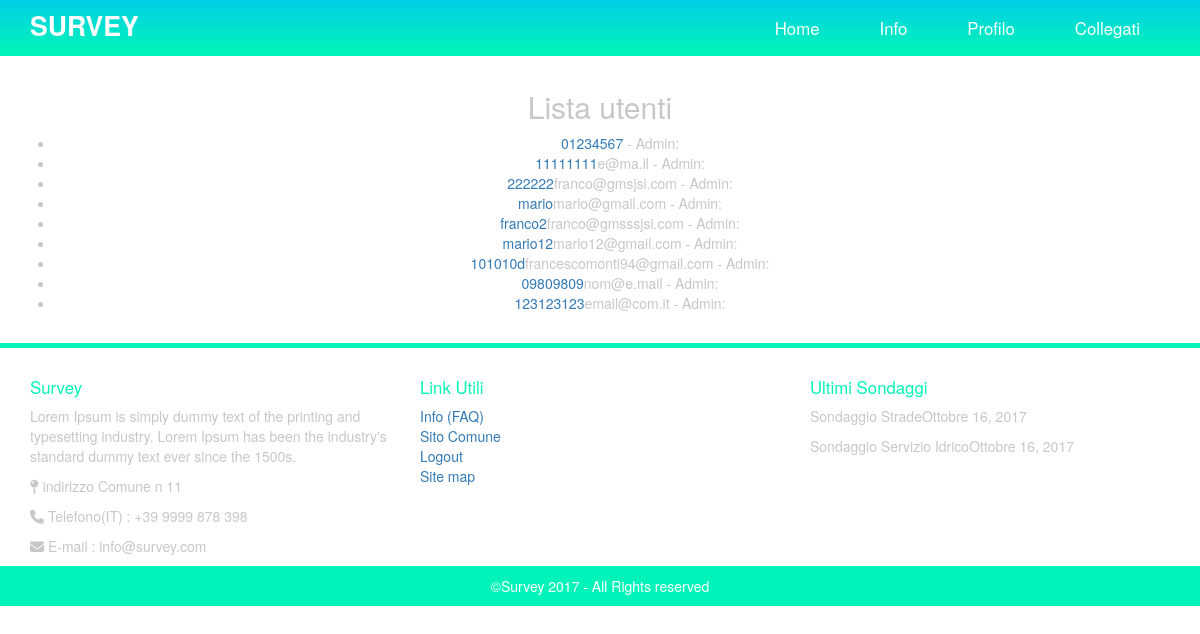
/users/, run on the app's committed database.
### Survey/models.py (models this page shows, shortened)
class CustomUser(AbstractBaseUser, PermissionsMixin):
    id_card = models.CharField(
        verbose_name='identity card',
        max_length=9,
        unique=True,
    )
    id_card_scan = models.FileField(verbose_name="Scansione ID Card", upload_to="documents/", validators=[validate_file_extension], blank=True)
    email = models.EmailField(verbose_name=('email address'), max_length=254, unique=True, blank=True)
    first_name = models.CharField('first name', max_length=30, blank=True)
    last_name = models.CharField('last name', max_length=30, blank=True)
    date_of_birth = models.DateField(null=True, blank=True)
    bio = models.TextField(max_length=500, blank=True)
    comune = models.CharField('comune', max_length=30, blank=True)
    provincia = models.CharField('provincia', max_length=30, blank=True)
    indirizzo = models.CharField('indirizzo', max_length=120, blank=True)
    date_joined = models.DateTimeField('date joined', default=timezone.now)
    is_active = models.BooleanField(default=True)
    is_staff = models.BooleanField(default=False)
    objects = CustomUserManager()
    USERNAME_FIELD = 'id_card'
    EMAIL_FIELD = 'email'
    def get_absolute_url(self):
        return reverse('profile')

### Survey/views.py (the view)
# urls.py: url(r'^users/$', views.CustomUserListView.as_view(), name='users'),                                                 # Utenti
class CustomUserListView(ListView):
    model = CustomUser
    context_object_name = 'users_list'
    template_name = 'accounts/custom_user_list.html'

### templates/accounts/custom_user_list.html
{% extends 'base.html' %}
{% block content %}
    <h2>Lista utenti</h2>
    {% if users_list %}
    <ul>
        {% for user in users_list %}
        <li>
            <a href="{{ user.get_absolute_url }}">{{ user.id_card }}</a>{{ user.email }} - Admin:{{ user.is_admin }}
        </li>
        {% endfor %}
    </ul>
    {% else %}
        <p>Non ci sono utenti attivi.</p>
    {% endif %}
{% endblock %}

### data on the page
CustomUser: id_card "01234567"
CustomUser: id_card "11111111", email "e@ma.il"
CustomUser: id_card "222222", email "franco@gmsjsi.com"
CustomUser: id_card "mario", email "mario@gmail.com"
CustomUser: id_card "franco2", email "franco@gmsssjsi.com"
CustomUser: id_card "mario12", email "mario12@gmail.com"
CustomUser: id_card "101010d", email "francescomonti94@gmail.com"
CustomUser: id_card "09809809", email "nom@e.mail"
CustomUser: id_card "123123123", email "email@com.it"
